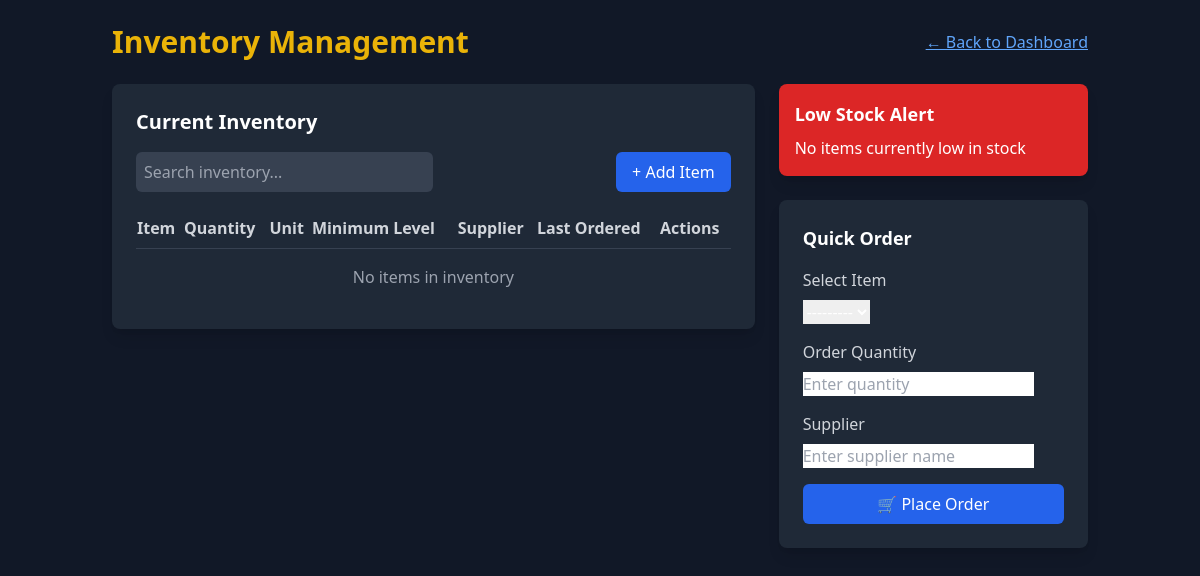
Page /inventory/inventory/ (signed in) on the earlier database version.
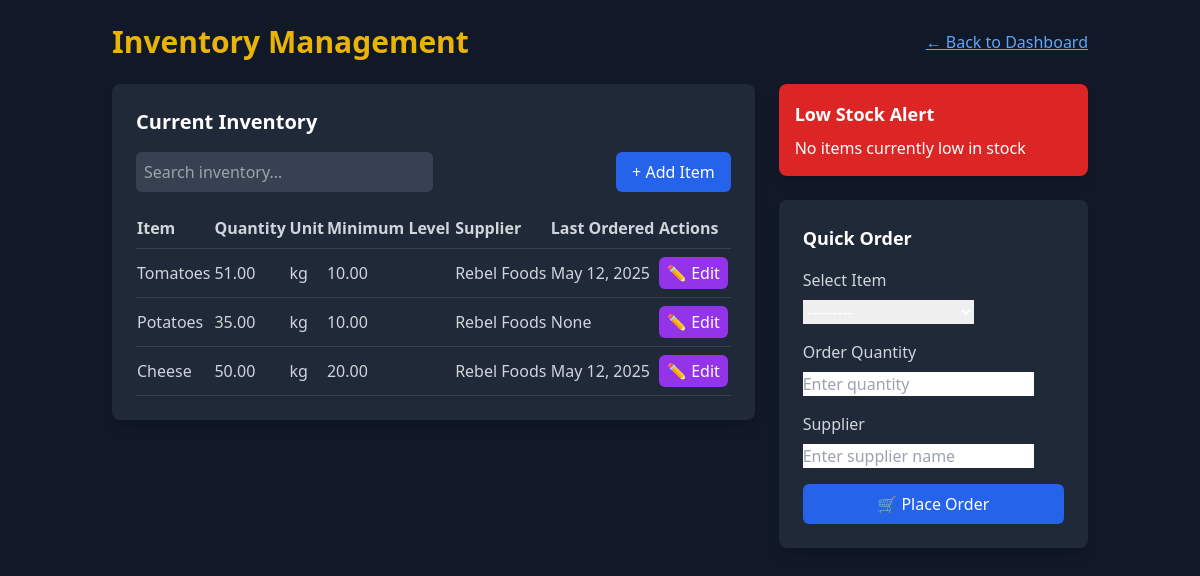
Same page on the later database version.
### inventory/models.py (models this page shows, shortened)
class InventoryItem(models.Model):
    name = models.CharField(max_length=100)
    quantity = models.DecimalField(max_digits=8, decimal_places=2)
    unit = models.CharField(max_length=20)
    min_level = models.DecimalField(max_digits=8, decimal_places=2)
    supplier = models.CharField(max_length=100)
    last_ordered = models.DateField(null=True, blank=True)
    def __str__(self):
        return f"{self.name} ({self.quantity} {self.unit})"

### inventory/views.py (the view)
# urls.py: path('inventory/', include('inventory.urls')),  # Link to inventory app
@login_required
@user_passes_test(is_manager)  # Restrict access to managers
def inventory(request):
    inventory_items = InventoryItem.objects.all()
    quick_order_form = QuickOrderForm()
    return render(request, 'inventory/inventory.html', {
        'inventory_items': inventory_items,
        'quick_order_form': quick_order_form,
    })

### inventory/forms.py
class QuickOrderForm(forms.Form):
    item = forms.ModelChoiceField(
        queryset=InventoryItem.objects.all(),
        widget=Select(attrs={'class': 'form-control'}),
        label="Select Item"
    )
    quantity = forms.IntegerField(
        widget=NumberInput(attrs={'class': 'form-control', 'placeholder': 'Enter quantity'}),
        label="Order Quantity",
        min_value=1
    )
    supplier = forms.CharField(
        widget=TextInput(attrs={'class': 'form-control', 'placeholder': 'Enter supplier name'}),
        label="Supplier"
    )

### inventory/views.py (called while the page is built)
def is_manager(user):
    return user.is_authenticated and hasattr(user, 'userprofile') and user.userprofile.role == "Manager"

### inventory/templates/inventory/inventory.html (shortened to what this page needs)
<!DOCTYPE html>
<html lang="en">
<head>
    <script src="https://cdn.tailwindcss.com"></script>
</head>
<body class="bg-gray-900 text-white font-sans">
    <div class="container mx-auto p-6">
        <header class="mb-6 flex justify-between items-center">
            <h1 class="text-yellow-500 text-3xl font-bold">Inventory Management</h1>
            <a href="{% url 'manager_dashboard' %}" class="text-blue-400 hover:text-blue-300 underline">← Back to Dashboard</a>
        </header>
        <div class="grid grid-cols-3 gap-6">
            <div class="col-span-2">
                <div class="bg-gray-800 p-6 rounded-lg shadow-lg">
                    <h2 class="text-xl font-semibold text-white mb-4">Current Inventory</h2>
                    <div class="flex justify-between items-center mb-4">
                        <input
                            type="text"
                            id="searchInventory"
                            placeholder="Search inventory..."
                            class="w-1/2 p-2 bg-gray-700 text-white rounded-md focus:outline-none focus:ring focus:ring-yellow-500"
                            onkeyup="filterInventory()"
                        >
                        <button
                            class="bg-blue-600 hover:bg-blue-500 text-white px-4 py-2 rounded-md"
                            onclick="openAddItemModal()"
                        >
                            + Add Item
                        </button>
                    </div>
                    <table id="inventoryTable" class="w-full text-left text-gray-300">
                        <thead>
                            <tr class="border-b border-gray-700">
                                <th class="py-2">Item</th>
                                <th class="py-2">Quantity</th>
                                <th class="py-2">Unit</th>
                                <th class="py-2">Minimum Level</th>
                                <th class="py-2">Supplier</th>
                                <th class="py-2">Last Ordered</th>
                                <th class="py-2">Actions</th>
                            </tr>
                        </thead>
                        <tbody>
                            {% for item in inventory_items %}
                            <tr class="border-b border-gray-700">
                                <td class="py-2">{{ item.name }}</td>
                                <td class="py-2">{{ item.quantity }}</td>
                                <td class="py-2">{{ item.unit }}</td>
                                <td class="py-2">{{ item.min_level }}</td>
                                <td class="py-2">{{ item.supplier }}</td>
                                <td class="py-2">{{ item.last_ordered }}</td>
                                <td class="py-2">
                                    <button
                                        class="bg-purple-600 hover:bg-purple-500 text-white px-2 py-1 rounded-md"
                                        onclick="openEditModal('{{ item.id }}', '{{ item.name }}', '{{ item.quantity }}', '{{ item.min_level }}', '{{ item.supplier }}')"
                                    >
                                        ✏️ Edit
                                    </button>
                                </td>
                            </tr>
                            {% empty %}
                            <tr>
                                <td colspan="7" class="text-center py-4 text-gray-400">No items in inventory</td>
                            </tr>
                            {% endfor %}
                        </tbody>
                    </table>
                </div>
            </div>
            <div>
                <div class="bg-red-600 p-4 rounded-lg shadow-lg mb-6">
                    <h3 class="text-lg font-semibold text-white">Low Stock Alert</h3>
                    <p class="text-white mt-2">
                        {% if low_stock_items %}
                        <ul>
                            {% for item in low_stock_items %}
                            <li>{{ item.name }} ({{ item.quantity }} {{ item.unit }})</li>
                            {% endfor %}
                        </ul>
                        {% else %}
                        No items currently low in stock
                        {% endif %}
                    </p>
                </div>
                <div class="bg-gray-800 p-6 rounded-lg shadow-lg">
                    <h3 class="text-lg font-semibold text-white mb-4">Quick Order</h3>
                    <form method="POST" action="{% url 'place_order' %}">
                        <div class="mb-4">
                            <label for="item" class="block text-gray-300 mb-2">{{ quick_order_form.item.label }}</label>
                            {{ quick_order_form.item }}
                        </div>
                        <div class="mb-4">
                            <label for="quantity" class="block text-gray-300 mb-2">{{ quick_order_form.quantity.label }}</label>
                            {{ quick_order_form.quantity }}
                        </div>
                        <div class="mb-4">
                            <label for="supplier" class="block text-gray-300 mb-2">{{ quick_order_form.supplier.label }}</label>
                            {{ quick_order_form.supplier }}
                        </div>
                        <button type="submit" class="bg-blue-600 hover:bg-blue-500 text-white px-4 py-2 rounded-md w-full">
                            🛒 Place Order
                        </button>
                    </form>
                </div>
            </div>
        </div>
    </div>
</body>
</html>

Differences in the rows shown:
added InventoryItem: name "Tomatoes", quantity "51.00", unit "kg", min_level "10.00", supplier "Rebel Foods", last_ordered "May 12, 2025"
added InventoryItem: name "Potatoes", quantity "35.00", unit "kg", min_level "10.00", supplier "Rebel Foods", last_ordered "None"
added InventoryItem: name "Cheese", quantity "50.00", unit "kg", min_level "20.00", supplier "Rebel Foods", last_ordered "May 12, 2025"
Other differences:
text no longer shown: "No items in inventory"
